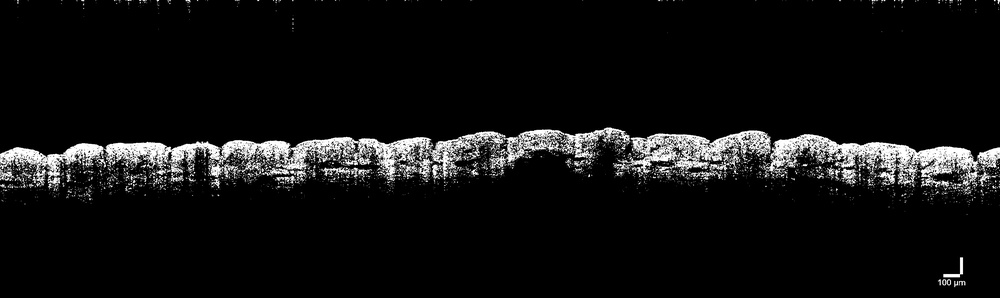
#> input picture Denoising_Input_Folder/test_1.jpg, 1000 x 298 px, shrunk from 3000 x 895 before the run; its folder holds only this picture in this run
$ python Batch_New_Code.py
#> lines starting #> are read from the running program, lines starting #| are printed output that depends on the picture; after the words box and inside, x2 and y2 are one past the last pixel; in counts of white or black regions, pixels touching at a corner belong together
import cv2
import os
import numpy as np
import pandas as pd
import openpyxl

# Function to reduce spiking by limiting the difference between consecutive points
def reduce_spikes(contour, max_diff=5):
    smoothed_contour = [contour[0]]
    for i in range(3, len(contour)):
        prev_point = smoothed_contour[-1][0]
        curr_point = contour[i][0]
        if abs(curr_point[1] - prev_point[1]) > max_diff:
            curr_point[1] = prev_point[1] + np.sign(curr_point[1] - prev_point[1]) * max_diff
        smoothed_contour.append([curr_point])
    return np.array(smoothed_contour)

# Function to extract red and green contour information and export to Excel
def extract_red_box_info(image, threshold_value, output_folder):
    # Red color detection using thresholding
    lower_red = np.array([0, 0, 150])
    upper_red = np.array([100, 100, 255])
    red_mask = cv2.inRange(image, lower_red, upper_red)

    height, width = red_mask.shape
    top_positions = np.full(width, -1)
    bottom_positions = np.full(width, -1)
    differences = np.full(width, -1)
    image_with_circles = np.copy(image)

    # Find top and bottom positions for each column
    for x in range(width):
        red_column = red_mask[:, x]
        if np.any(red_column):
            top_positions[x] = np.argmax(red_column)
            bottom_positions[x] = height - 1 - np.argmax(red_column[::-1])
            differences[x] = (bottom_positions[x] - top_positions[x]) * 2  # Multiply by two
            if differences[x] > 80:
                cv2.circle(image_with_circles, (x, int(top_positions[x])), 3, (0, 255, 0), -1)  # Green circle for top
                cv2.circle(image_with_circles, (x, int(bottom_positions[x])), 3, (255, 0, 0), -1)  # Blue circle for bottom

    avg_difference = np.mean(differences[differences != -1])
    differences_above_80 = differences[differences > 80]
    avg_diff_above_80 = np.mean(differences_above_80) if len(differences_above_80) > 0 else 0
    count_above_80 = np.sum(differences > 80)
    product_count_avg_diff_above_80 = count_above_80 * avg_diff_above_80

    # Prepare data for Excel export
    data = {
        'Pixel (Width)': range(len(top_positions)),
        'Top Position': top_positions,
        'Bottom Position': bottom_positions,
        'Thickness': differences,
        'Average Thickness': [avg_difference] * len(top_positions),
        'Average Thickness > 80 pixels': [avg_diff_above_80] * len(top_positions),
        'Count > 80': [count_above_80] * len(top_positions),
        'Area': [product_count_avg_diff_above_80] * len(top_positions),
    }

    df = pd.DataFrame(data)
    excel_path = os.path.join(output_folder, f'red_box_info_threshold_{threshold_value}.xlsx')
    df.to_excel(excel_path, index=False)

    # Save the image with circles
    image_with_circles_path = os.path.join(output_folder, f'image_with_circles_threshold_{threshold_value}.png')
    cv2.imwrite(image_with_circles_path, image_with_circles)

    print(f"Information exported to {excel_path}")

    # Return the extracted values for the summary
    return avg_diff_above_80, count_above_80, product_count_avg_diff_above_80

# Main function to process all images in a folder
def process_images_in_folder(input_folder, output_base_folder):
    # Get a list of all image files in the input folder
#> called with input_folder = 'Denoising_Input_Folder', output_base_folder = 'Denoising_Output_Folder'
    image_files = [f for f in os.listdir(input_folder) if f.lower().endswith(('.jpg', '.jpeg', '.png'))]

    # Process each image
    for image_file in image_files:
        image_path = os.path.join(input_folder, image_file)
        # Load the image
        image = cv2.imread(image_path)
#> image is the input picture: shape (298, 1000, 3); min 0, max 255, mean 17.3

        # Create a subfolder for each image
        folder_name = os.path.splitext(image_file)[0]
        output_folder = os.path.join(output_base_folder, folder_name)
        os.makedirs(output_folder, exist_ok=True)

        # Define different threshold values to be used
        threshold_values = [35, 45, 50, 55, 60, 65, 75]

        for threshold_value in threshold_values:
            # Convert the image to grayscale and apply thresholding
            gray_image = cv2.cvtColor(image, cv2.COLOR_BGR2GRAY)
            _, binary_image = cv2.threshold(gray_image, threshold_value, 255, cv2.THRESH_BINARY)

            # Remove noise from the top and bottom
            height, width = binary_image.shape
            binary_image[:int(height * 0.1), :] = 0
            binary_image[int(height * 0.85):, :] = 0

            # Find contours
            contours, _ = cv2.findContours(binary_image, cv2.RETR_EXTERNAL, cv2.CHAIN_APPROX_SIMPLE)
            if contours:
                main_contour = max(contours, key=cv2.contourArea)
                filtered_contours = [contour for contour in contours if cv2.contourArea(contour) > 0.1 * cv2.contourArea(main_contour)]

                # Apply spike reduction
                smoothed_contours = [reduce_spikes(contour) for contour in filtered_contours]

                # Draw smoothed contours
                outlined_image_smoothed = cv2.cvtColor(gray_image, cv2.COLOR_GRAY2BGR)
                cv2.drawContours(outlined_image_smoothed, smoothed_contours, -1, (0, 0, 255), 2)

                # Extract red box information, save to Excel, and get the summary data
                extract_red_box_info(outlined_image_smoothed, threshold_value, output_folder)
#> this loop made 7 passes
#> pass 1, in process_images_in_folder, `_, binary_image = cv2.threshold(gray_image, threshold_value, 255, cv2...`:
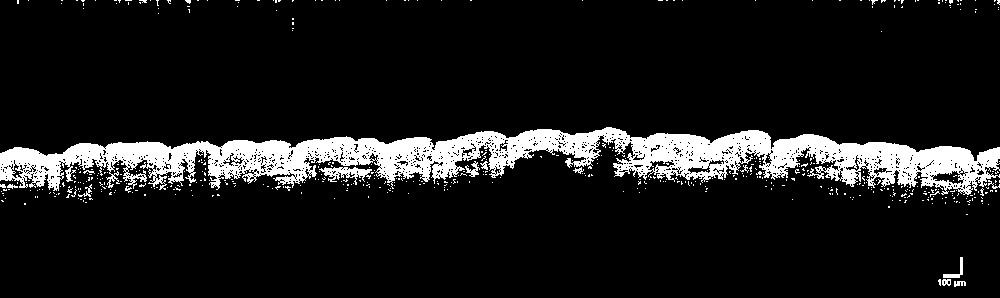
#> binary_image: shape (298, 1000); 10.4% white; 516 white regions (502 under 20 px), largest, box (x1, y1, x2, y2) and area: (0, 127, 1000, 195) 28678, (319, 167, 372, 185) 410, (943, 257, 963, 278) 122
#> pass 1, in extract_red_box_info, `red_mask = cv2.inRange(image, lower_red, upper_red)`:
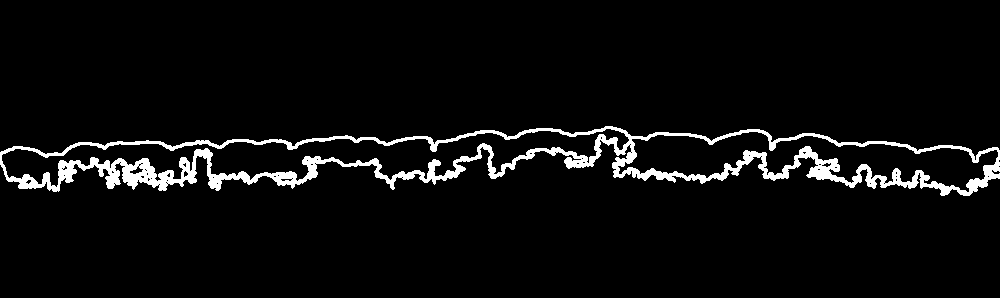
#> red_mask: shape (298, 1000); 4.8% white; 1 white region, box (x1, y1, x2, y2) and area: (0, 126, 1000, 196) 14274
#> pass 1, in extract_red_box_info, `image_with_circles = np.copy(image)`:
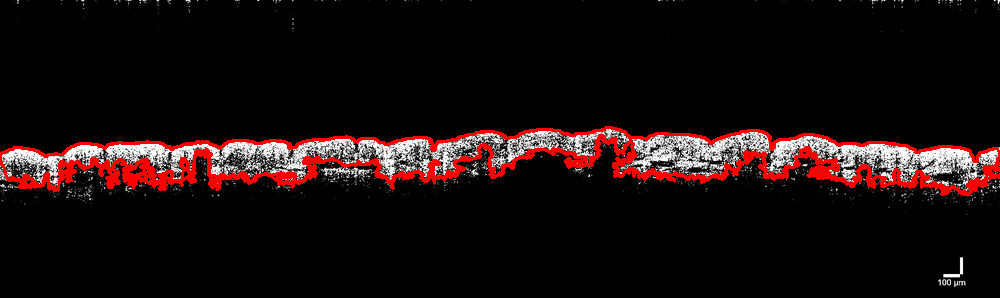
#> image_with_circles: shape (298, 1000, 3); mean B, G, R 13.2, 13.2, 25.4
#> after the loop:
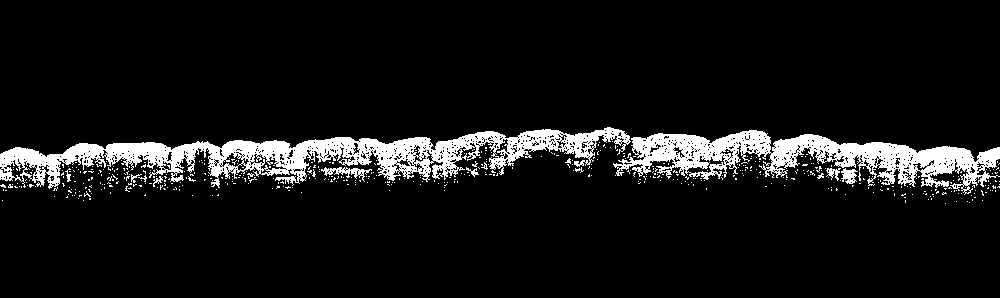
#> binary_image: shape (298, 1000); 8.4% white; 526 white regions (514 under 20 px), largest, box (x1, y1, x2, y2) and area: (0, 127, 631, 189) 13391, (613, 130, 1000, 195) 9652, (321, 167, 372, 182) 263
#> after the loop:
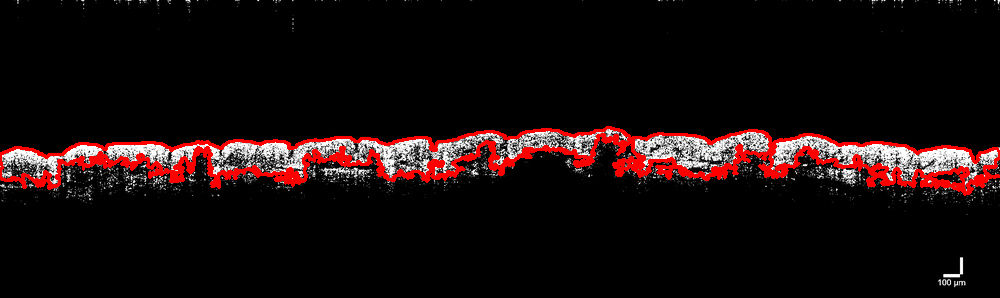
#> outlined_image_smoothed: shape (298, 1000, 3); mean B, G, R 11.9, 11.9, 24.2

        print(f"All threshold images and Excel files saved in folder: {output_folder}")

# Call the function with the input and output folder paths
input_folder = 'Denoising_Input_Folder'
output_base_folder = 'Denoising_Output_Folder'
process_images_in_folder(input_folder, output_base_folder)

$ run again, on Denoising_Input_Folder/test_2.jpg
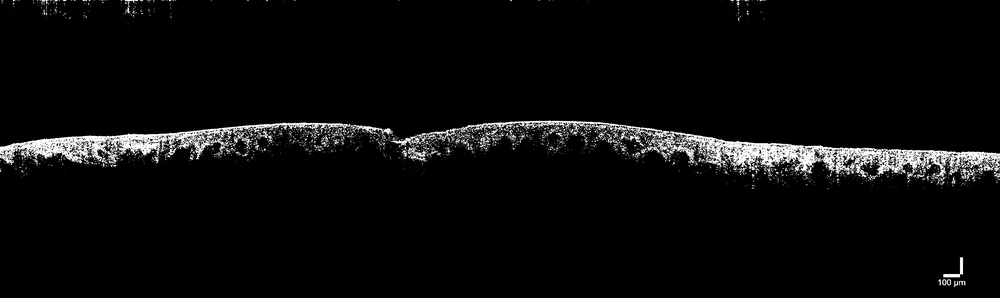
#> input picture Denoising_Input_Folder/test_2.jpg, 1000 x 298 px, shrunk from 3000 x 895 before the run
#> in process_images_in_folder, image is the input picture: shape (298, 1000, 3); min 0, max 255, mean 10.8
#> the loop in process_images_in_folder, `for threshold_value in threshold_values:` made 7 passes
#> pass 1, in process_images_in_folder, `_, binary_image = cv2.threshold(gray_image, threshold_value, 255, cv2...`:
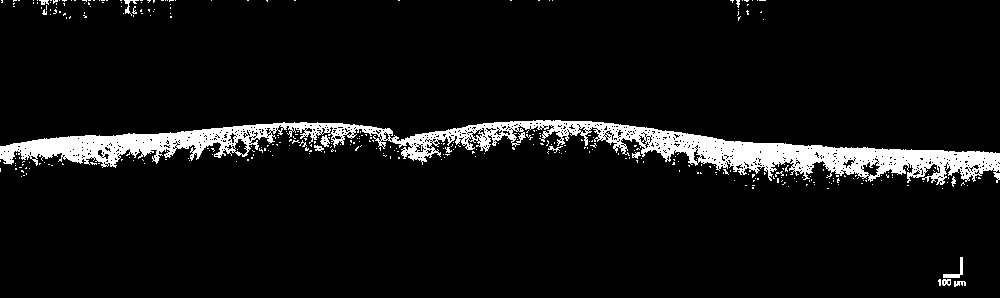
#> binary_image: shape (298, 1000); 6.7% white; 344 white regions (329 under 20 px), largest, box (x1, y1, x2, y2) and area: (0, 120, 1000, 185) 18396, (943, 257, 963, 278) 122, (320, 135, 330, 147) 71
#> after the loop in process_images_in_folder, `for threshold_value in threshold_values:`:
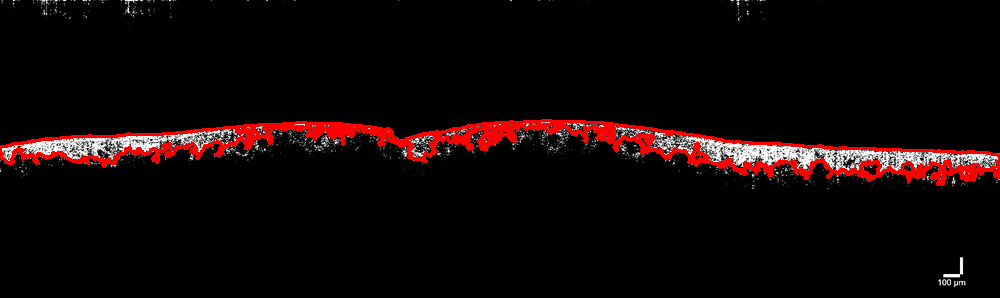
#> outlined_image_smoothed: shape (298, 1000, 3); mean B, G, R 6.3, 6.3, 16.8
